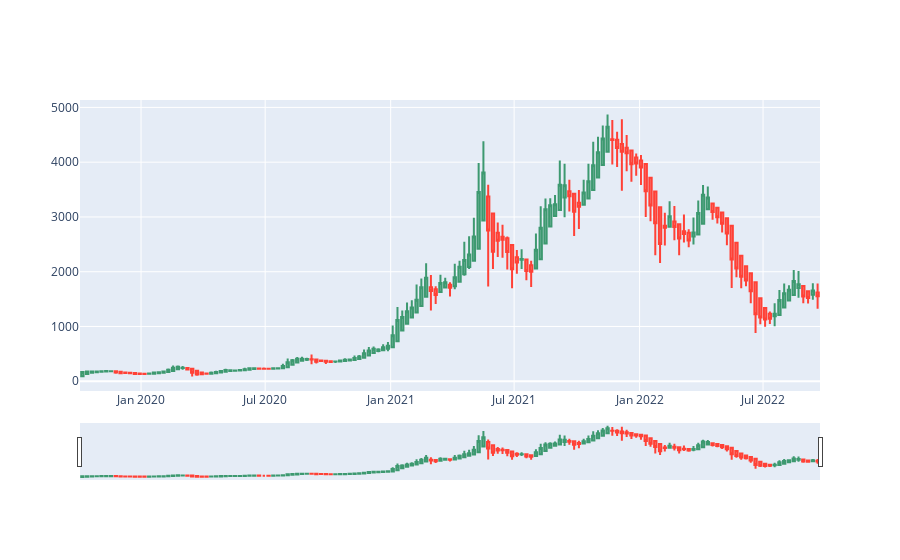
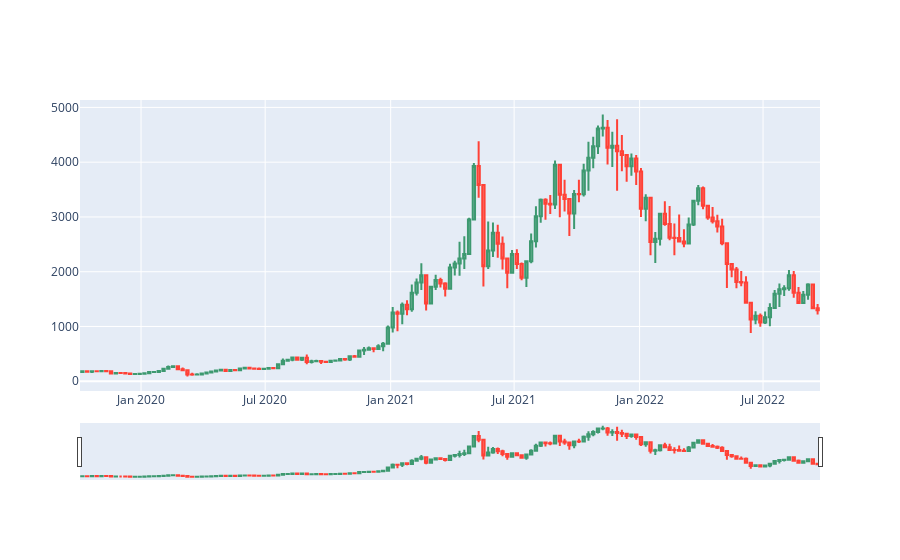

Notebook cell for these charts, in order:
### Markdown cell above
Note: We will assess action on the close of the heikin ashi candle, say timestamp t, at which the current price will be the open of the normal candle at timestamp t.

### Code cell
import plotly.graph_objects as go

fig = go.Figure(data=[go.Candlestick(x=heikin_ashi_candles.index,
                open=heikin_ashi_candles['ha_Open'],
                high=heikin_ashi_candles['ha_High'],
                low=heikin_ashi_candles['ha_Low'],
                close=heikin_ashi_candles['ha_Close'])])

fig2 = go.Figure(data=[go.Candlestick(x=trimmed_weekly.index,
                open=trimmed_weekly['Open'],
                high=trimmed_weekly['High'],
                low=trimmed_weekly['Low'],
                close=trimmed_weekly['Close'])])

# fig.update_yaxes(type="log")
# fig2.update_yaxes(type="log")
fig.show()
fig2.show()

### Figure 1 — Plotly figure (JSON) as saved in the notebook; plotly's stock layout.template omitted (floating-point values rounded to 4 significant figures; data arrays with more than 128 entries replaced by an {"elided": "..."} marker saying what was removed)
{"data": [{"close": {"elided": "155 float values"}, "high": {"elided": "155 float values"}, "low": {"elided": "155 float values"}, "open": {"elided": "155 float values"}, "type": "candlestick", "x": {"elided": "155 str values"}}], "layout": {}}

### Figure 2 — Plotly figure (JSON) as saved in the notebook; plotly's stock layout.template omitted (floating-point values rounded to 4 significant figures; data arrays with more than 128 entries replaced by an {"elided": "..."} marker saying what was removed)
{"data": [{"close": {"elided": "155 float values"}, "high": {"elided": "155 float values"}, "low": {"elided": "155 float values"}, "open": {"elided": "155 float values"}, "type": "candlestick", "x": {"elided": "155 str values"}}], "layout": {}}
